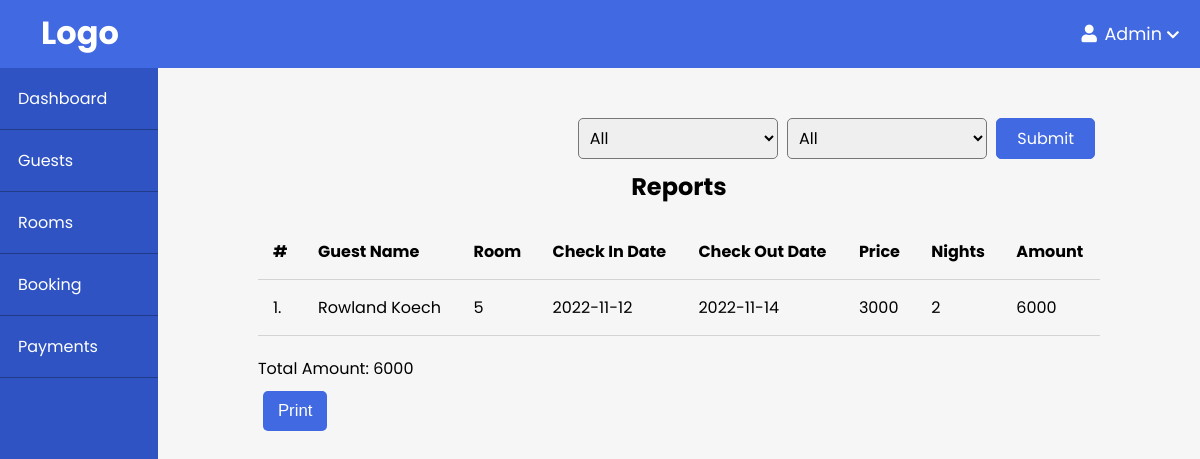
The app's page /admin/reports/index.php with its own data.
### tables this page shows
CREATE TABLE `booking` (
  `id` int(50) NOT NULL,
  `check_in_date` date NOT NULL,
  `check_out_date` date NOT NULL,
  `nights` int(100) NOT NULL,
  `amount` int(100) NOT NULL,
  `booking_date` date NOT NULL DEFAULT current_timestamp(),
  `booking_status_id` int(11) NOT NULL,
  `user_id` int(50) NOT NULL,
  `room_id` int(50) NOT NULL,
  `room_type_id` int(50) NOT NULL
);

CREATE TABLE `users` (
  `id` int(11) NOT NULL,
  `first_name` varchar(20) NOT NULL,
  `last_name` varchar(20) NOT NULL,
  `email` varchar(255) NOT NULL,
  `address` varchar(30) NOT NULL,
  `phone_no` varchar(10) NOT NULL,
  `passport` varchar(30) NOT NULL,
  `nationality` varchar(50) NOT NULL,
  `password` varchar(255) NOT NULL,
  `role_id` int(11) NOT NULL
);

CREATE TABLE `room_type` (
  `id` int(100) NOT NULL,
  `name` varchar(100) NOT NULL,
  `no_of_beds` int(50) NOT NULL,
  `price` int(50) NOT NULL
);

### app/controllers/booking.php (called while the page is built, shortened)
<?php
$total = 0;
$sql = "SELECT b.*, bs.name AS booking_status_name, u.first_name, u.last_name, rt.price FROM booking AS b
        JOIN booking_status AS bs ON b.booking_status_id=bs.id
        JOIN users AS u ON b.user_id=u.id
        JOIN room_type AS rt ON b.room_type_id=rt.id
        WHERE u.role_id=2";
$bookings = executeJoinQuery($sql);

### app/database/db.php (called while the page is built, shortened)
<?php
require("connect.php");
function executeJoinQuery($sql) {
    global $conn;
    $stmt = $conn->prepare($sql);
    $stmt->execute();
    $records = $stmt->get_result()->fetch_all(MYSQLI_ASSOC);
    return $records;
}

### admin/reports/index.php (the view, shortened to what this page needs)
<?php include(ROOT_PATH . "\app\database\db.php"); ?>
<?php include(ROOT_PATH . "\app\controllers\booking.php"); ?>
<!DOCTYPE html>
<html lang="en">
<head>
    <link href="../../assets/fontawesome/css/all.min.css"  rel="stylesheet">
    <link rel="stylesheet" href="../style.css">
</head>
<body>
     <?php include(ROOT_PATH . "/app/includes/adminHeader.php"); ?>
    <div class="admin-wrapper">
        <?php include(ROOT_PATH . "/app/includes/adminSidebar.php"); ?>
        <div class="admin-content">
            <div class="flex">
                <div class="filter">
                    <form action="index.php" method="post">
                        <select name="room_type_id" id="">
                            <option value="">All</option>
                        </select>
                        <select name="booking_status_id" id="">
                            <option value="">All</option>
                        </select>
                        <button type="submit" name="filter-report">Submit</button>
                    </form>
                </div>
            </div>
            <div class="table-wrapper">
                <h2>Reports</h2>
                <table>
                    <thead>
                        <th>#</th>
                        <th>Guest Name</th>
                        <th>Room</th>
                        <th>Check In Date</th>
                        <th>Check Out Date</th>
                        <th>Price</th>
                        <th>Nights</th>
                        <th>Amount</th>
                    </thead>
                    <?php foreach($bookings as $key => $booking): ?>
                        <tr>
                            <td><?php echo $key+1 . "." ?></td>
                            <td><?php echo $booking['first_name'] . " " . $booking['last_name']; ?></td>
                            <td><?php echo $booking['room_id']; ?></td>
                            <td><?php echo $booking['check_in_date']; ?></td>
                            <td><?php echo $booking['check_out_date']; ?></td>
                            <td><?php echo $booking['price']; ?></td>
                            <td><?php echo $booking['nights']; ?></td>
                            <td><?php echo $booking['price'] * $booking['nights']; ?></td>
                            <?php $total+=($booking['price'] * $booking['nights']); ?>
                        </tr>
                    <?php endforeach; ?>
                </table>
                <p>Total Amount: <?php echo $total; ?></p>
                <button class="btn">Print</button>
            </div>
        </div>
    </div>
</body>
</html>

### admin/style.css (style rules this page uses)
* { padding: 0; margin: 0; box-sizing: border-box; }
body { background-color: #f6f6f6; font-family: 'Poppins', sans-serif; }
.btn { display: block; border: 0; border-radius: 5px; background-color: rgb(65, 105, 225); margin: 10px 5px; padding: 10px 15px; font-size: 1.05rem; color: white; cursor: pointer; }
table { margin: 20px auto; }
table, th, td { border: 1px solid black; border-collapse: collapse; }
th, td { padding: 10px 5px; }
.flex { display: flex; }
.flex .filter { margin-left: auto; align-self: flex-end; }
.filter { display: flex; justify-content: end; margin: 10px 0; }
.filter select, .filter input { border-radius: 5px; width: 200px; padding: 7px; margin-right: 5px; font-family: 'Poppins', sans-serif; font-size: 1rem; outline: none; }
.filter button { background-color: rgb(65, 105, 225); border: 1px solid rgb(65, 105, 225); border-radius: 5px; margin-right: 5px; padding: 7px 20px; font-family: 'Poppins', sans-serif; font-size: 1rem; color: white; cursor: pointer; }
.admin-wrapper { display: flex; min-height: calc(100vh - 68px); }
.admin-content { flex: 8; height: 100%; padding: 40px 100px 100px; }
.admin-content h2 { text-align: center; }
.table-wrapper table { width: 100%; border: none; }
.table-wrapper th, .table-wrapper td { padding: 15px; text-align: left; border: none; border-bottom: 1px solid #d3d3d3; }

### records on screen
booking: user.first_name "Rowland", user.last_name "Koech", room "5", check_in_date "2022-11-12", check_out_date "2022-11-14", room_type.price "3000", nights "2", $booking['price'] * $booking['nights'] "6000"

### other values on screen
$total "6000"
